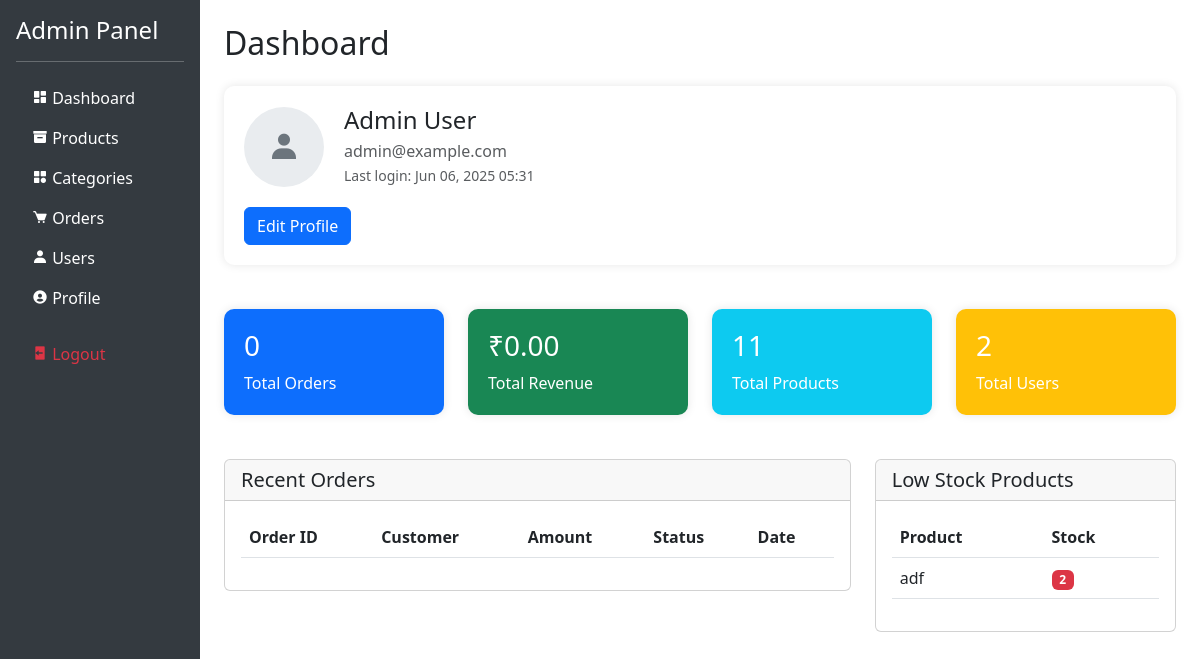
The app's page /sdfgsdfgh/admin/index.php (signed in) with its own data.
### tables this page shows
CREATE TABLE `users` (
  `user_id` int(11) NOT NULL,
  `username` varchar(50) NOT NULL,
  `email` varchar(100) NOT NULL,
  `password` varchar(255) NOT NULL,
  `first_name` varchar(50) DEFAULT NULL,
  `last_name` varchar(50) DEFAULT NULL,
  `phone` varchar(20) DEFAULT NULL,
  `role` enum('admin','user') DEFAULT 'user',
  `created_at` timestamp NOT NULL DEFAULT current_timestamp(),
  `updated_at` timestamp NOT NULL DEFAULT current_timestamp() ON UPDATE current_timestamp()
);

CREATE TABLE `products` (
  `product_id` int(11) NOT NULL,
  `category_id` int(11) DEFAULT NULL,
  `name` varchar(255) NOT NULL,
  `description` text DEFAULT NULL,
  `price` decimal(10,2) NOT NULL,
  `stock_quantity` int(11) NOT NULL DEFAULT 0,
  `sku` varchar(50) DEFAULT NULL,
  `image_url` varchar(255) DEFAULT NULL,
  `status` enum('active','inactive') DEFAULT 'active',
  `created_at` timestamp NOT NULL DEFAULT current_timestamp(),
  `updated_at` timestamp NOT NULL DEFAULT current_timestamp() ON UPDATE current_timestamp(),
  `is_featured` tinyint(1) DEFAULT 0
);

### sdfgsdfgh/includes/functions.php (called while the page is built, shortened)
<?php
function getAdminDetails($admin_id) {
    global $conn;
    $sql = "SELECT * FROM users WHERE user_id = ? AND role = 'admin' LIMIT 1";
    $stmt = $conn->prepare($sql);
    $stmt->bind_param("i", $admin_id);
    $stmt->execute();
    $result = $stmt->get_result();
    return $result->fetch_assoc();
}
function formatDate($date) {
    return date('M d, Y H:i', strtotime($date));
}
function formatPrice($price) {
    return '₹' . number_format($price, 2);
}
?>

### sdfgsdfgh/admin/index.php (the view, shortened to what this page needs)
<?php
require_once '../includes/db.php';
require_once '../includes/functions.php';
$admin_id = $_SESSION['admin_id'];
$admin = getAdminDetails($admin_id);
$stats = [];
$sql = "SELECT COUNT(*) as total FROM orders";
$result = $conn->query($sql);
$stats['total_orders'] = $result->fetch_assoc()['total'];
$sql = "SELECT COUNT(*) as total FROM products";
$result = $conn->query($sql);
$stats['total_products'] = $result->fetch_assoc()['total'];
$sql = "SELECT COUNT(*) as total FROM users WHERE role = 'user'";
$result = $conn->query($sql);
$stats['total_users'] = $result->fetch_assoc()['total'];
$sql = "SELECT SUM(final_amount) as total FROM orders WHERE payment_status = 'paid'";
$result = $conn->query($sql);
$stats['total_revenue'] = $result->fetch_assoc()['total'] ?? 0;
$sql = "SELECT * FROM products WHERE stock_quantity < 10 ORDER BY stock_quantity ASC LIMIT 5";
$low_stock_products = $conn->query($sql);
?>
<!DOCTYPE html>
<html lang="en">
<head>
    <link href="https://cdn.jsdelivr.net/npm/bootstrap@5.3.0/dist/css/bootstrap.min.css" rel="stylesheet">
    <link href="https://cdn.jsdelivr.net/npm/boxicons@2.0.7/css/boxicons.min.css" rel="stylesheet">
</head>
<body>
    <div class="container-fluid">
        <div class="row">
            <div class="col-md-3 col-lg-2 px-0 sidebar">
                <div class="p-3">
                    <h4>Admin Panel</h4>
                    <hr>
                    <ul class="nav flex-column">
                        <li class="nav-item">
                            <a class="nav-link active" href="index.php">
                                <i class='bx bxs-dashboard'></i> Dashboard
                            </a>
                        </li>
                        <li class="nav-item">
                            <a class="nav-link" href="products.php">
                                <i class='bx bxs-box'></i> Products
                            </a>
                        </li>
                        <li class="nav-item">
                            <a class="nav-link" href="categories.php">
                                <i class='bx bxs-category'></i> Categories
                            </a>
                        </li>
                        <li class="nav-item">
                            <a class="nav-link" href="orders.php">
                                <i class='bx bxs-cart'></i> Orders
                            </a>
                        </li>
                        <li class="nav-item">
                            <a class="nav-link" href="users.php">
                                <i class='bx bxs-user'></i> Users
                            </a>
                        </li>
                        <li class="nav-item">
                            <a class="nav-link" href="profile.php">
                                <i class='bx bxs-user-circle'></i> Profile
                            </a>
                        </li>
                        <li class="nav-item mt-3">
                            <a class="nav-link text-danger" href="logout.php">
                                <i class='bx bxs-log-out'></i> Logout
                            </a>
                        </li>
                    </ul>
                </div>
            </div>
            <div class="col-md-9 col-lg-10 p-4">
                <h2 class="mb-4">Dashboard</h2>
                <div class="row mb-4">
                    <div class="col-md-12">
                        <div class="profile-card">
                            <div class="profile-header">
                                <div class="profile-avatar">
                                    <i class='bx bxs-user'></i>
                                </div>
                                <div>
                                    <h4 class="mb-1"><?php echo $admin['first_name'] . ' ' . $admin['last_name']; ?></h4>
                                    <p class="text-muted mb-0"><?php echo $admin['email']; ?></p>
                                    <small class="text-muted">Last login: <?php echo formatDate($admin['updated_at']); ?></small>
                                </div>
                            </div>
                            <a href="profile.php" class="btn btn-primary">Edit Profile</a>
                        </div>
                    </div>
                </div>
                <div class="row">
                    <div class="col-md-3">
                        <div class="stat-card bg-primary text-white">
                            <h3><?php echo $stats['total_orders']; ?></h3>
                            <p class="mb-0">Total Orders</p>
                        </div>
                    </div>
                    <div class="col-md-3">
                        <div class="stat-card bg-success text-white">
                            <h3><?php echo formatPrice($stats['total_revenue']); ?></h3>
                            <p class="mb-0">Total Revenue</p>
                        </div>
                    </div>
                    <div class="col-md-3">
                        <div class="stat-card bg-info text-white">
                            <h3><?php echo $stats['total_products']; ?></h3>
                            <p class="mb-0">Total Products</p>
                        </div>
                    </div>
                    <div class="col-md-3">
                        <div class="stat-card bg-warning text-white">
                            <h3><?php echo $stats['total_users']; ?></h3>
                            <p class="mb-0">Total Users</p>
                        </div>
                    </div>
                </div>
                <div class="row mt-4">
                    <div class="col-md-8">
                        <div class="card">
                            <div class="card-header">
                                <h5 class="card-title mb-0">Recent Orders</h5>
                            </div>
                            <div class="card-body">
                                <div class="table-responsive">
                                    <table class="table">
                                        <thead>
                                            <tr>
                                                <th>Order ID</th>
                                                <th>Customer</th>
                                                <th>Amount</th>
                                                <th>Status</th>
                                                <th>Date</th>
                                            </tr>
                                        </thead>
                                    </table>
                                </div>
                            </div>
                        </div>
                    </div>
                    <div class="col-md-4">
                        <div class="card">
                            <div class="card-header">
                                <h5 class="card-title mb-0">Low Stock Products</h5>
                            </div>
                            <div class="card-body">
                                <div class="table-responsive">
                                    <table class="table">
                                        <thead>
                                            <tr>
                                                <th>Product</th>
                                                <th>Stock</th>
                                            </tr>
                                        </thead>
                                        <tbody>
                                            <?php while($product = $low_stock_products->fetch_assoc()): ?>
                                            <tr>
                                                <td><?php echo $product['name']; ?></td>
                                                <td>
                                                    <span class="badge bg-<?php echo $product['stock_quantity'] < 5 ? 'danger' : 'warning'; ?>">
                                                        <?php echo $product['stock_quantity']; ?>
                                                    </span>
                                                </td>
                                            </tr>
                                            <?php endwhile; ?>
                                        </tbody>
                                    </table>
                                </div>
                            </div>
                        </div>
                    </div>
                </div>
            </div>
        </div>
    </div>
</body>
</html>

### sdfgsdfgh/admin/index.php (style rules this page uses)
.sidebar { min-height: 100vh; background: #343a40; color: white; }
.sidebar a { color: white; text-decoration: none; }
.stat-card { border-radius: 10px; padding: 20px; margin-bottom: 20px; box-shadow: 0 0 10px rgba(0,0,0,0.1); }
.profile-card { background: #fff; border-radius: 10px; padding: 20px; margin-bottom: 20px; box-shadow: 0 0 10px rgba(0,0,0,0.1); }
.profile-header { display: flex; align-items: center; margin-bottom: 20px; }
.profile-avatar { width: 80px; height: 80px; border-radius: 50%; background: #e9ecef; display: flex; align-items: center; justify-content: center; font-size: 32px; margin-right: 20px; color: #6c757d; }

### records on screen
users: first_name "Admin", last_name "User", email "admin@example.com", updated_at "Jun 06, 2025 05:31"
products: name "adf", stock_quantity "2"

### other values on screen
$stats['total_orders'] "0"
formatPrice($stats['total_revenue']) "₹0.00"
$stats['total_products'] "11"
$stats['total_users'] "2"
